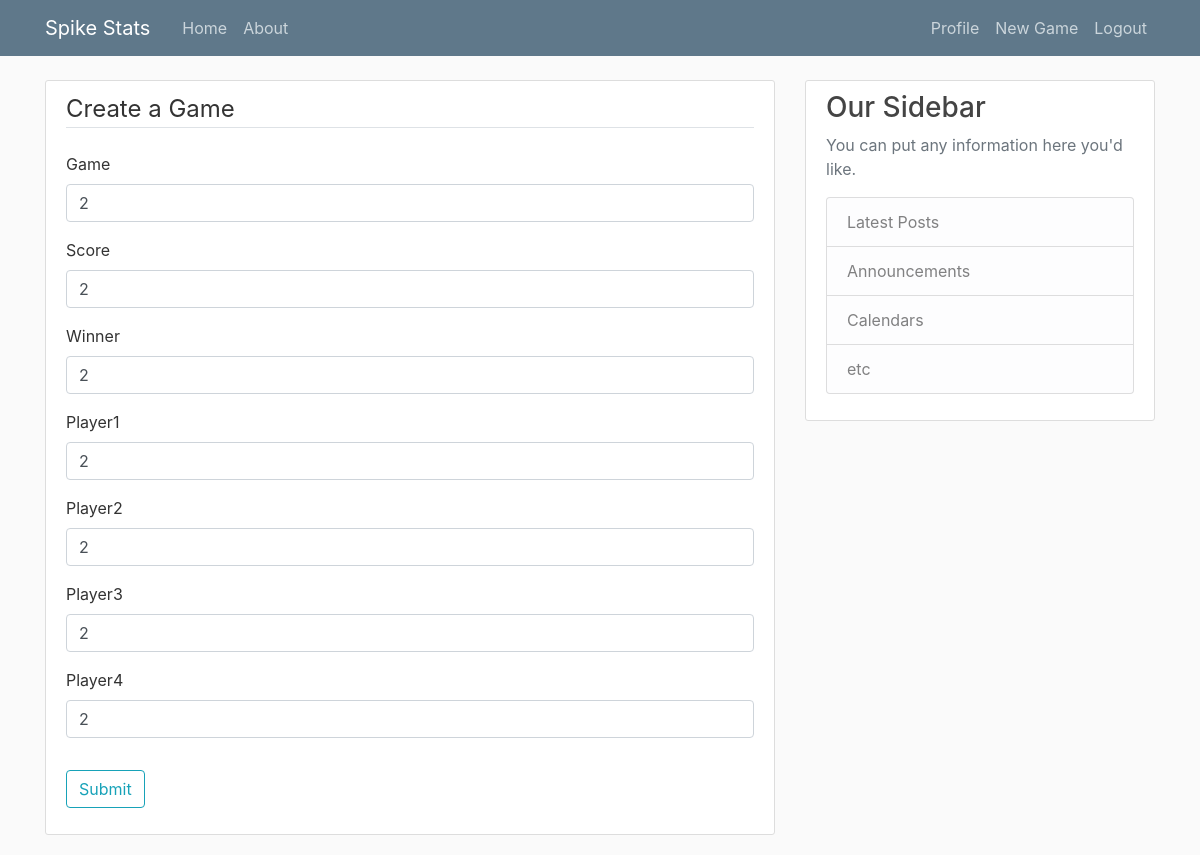
Screenshot of /game/25/update (signed in) with the database file from the repository.
### spike_stats/models.py (models this page shows, shortened)
class Game(models.Model):
    game = models.CharField(max_length=100, blank=True,null=True)
    score = models.CharField(max_length=10, blank=True,null=True)
    winner = models.CharField(max_length=20, default=None, blank=True,null=True)
    date_played = models.DateField(default=timezone.now)
    creator = models.ForeignKey(User, on_delete=models.CASCADE)
    player1 = models.CharField(max_length=20, blank=True,null=True)
    player2 = models.CharField(max_length=20, blank=True,null=True)
    player3 = models.CharField(max_length=20, blank=True,null=True)
    player4 = models.CharField(max_length=20, blank=True,null=True)
    def __str__(self):
        return self.game

### spike_stats/views.py (the view, shortened to what this page needs)
# urls.py: path('game/<int:pk>/update', GameUpdateView.as_view(), name='spike_stats-update'),
class GameUpdateView(UserPassesTestMixin, LoginRequiredMixin, UpdateView):
    model = Game
    fields = ['game', 'score', 'winner',
    'player1', 'player2', 'player3', 'player4']
    def test_func(self):
        game = self.get_object()
        if self.request.user == game.creator:
            return True
        return False

### spike_stats/templates/spike_stats/game_form.html (shortened to what this page needs)
{% extends "spike_stats/base.html" %}
{% load crispy_forms_tags %}
{% block content %}
    <div class="content-section">
        <form method="POST">
            <fieldset class="form-group">
                <legend class="border-bottom mb-4">Create a Game</legend>
                {{ form|crispy }}
            </fieldset>
            <div class="form-group">
                <button class="btn btn-outline-info" type="submit">Submit</button>
            </div>
        </form>
    </div>
{% endblock content %}

### spike_stats/static/spike_stats/main.css (style rules this page uses)
body { background: #fafafa; color: #333333; margin-top: 5rem; }
.content-section { background: #ffffff; padding: 10px 20px; border: 1px solid #dddddd; border-radius: 3px; margin-bottom: 20px; }

### rows the page displays
Game: game "2", score "2", winner "2", player1 "2", player2 "2", player3 "2", player4 "2"
